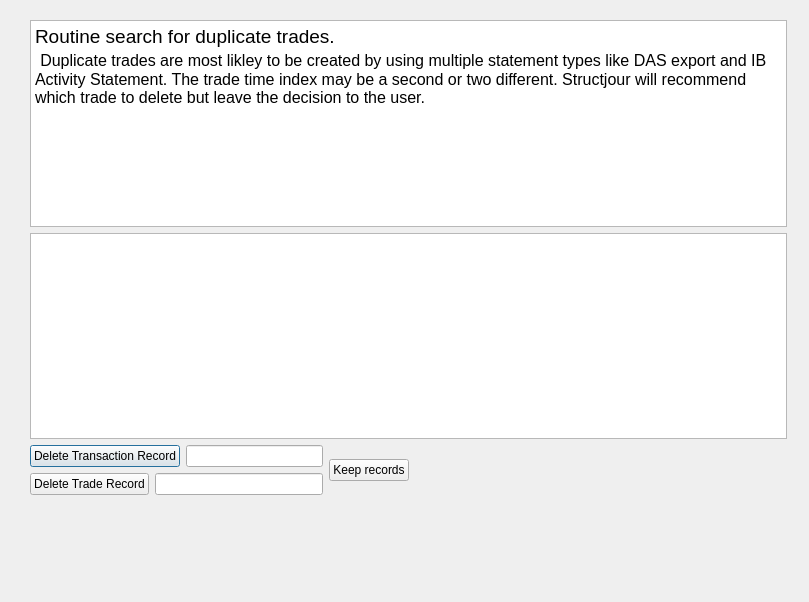
<?xml version="1.0" encoding="UTF-8"?>
<ui version="4.0">
 <class>Dialog</class>
 <widget class="QDialog" name="Dialog">
  <property name="geometry">
   <rect>
    <x>0</x>
    <y>0</y>
    <width>809</width>
    <height>602</height>
   </rect>
  </property>
  <property name="windowTitle">
   <string>Dialog</string>
  </property>
  <widget class="QWidget" name="">
   <property name="geometry">
    <rect>
     <x>30</x>
     <y>20</y>
     <width>757</width>
     <height>475</height>
    </rect>
   </property>
   <layout class="QVBoxLayout" name="verticalLayout_3">
    <item>
     <layout class="QVBoxLayout" name="verticalLayout_2">
      <item>
       <widget class="QTextBrowser" name="infoBrowser">
        <property name="html">
         <string>&lt;!DOCTYPE HTML PUBLIC &quot;-//W3C//DTD HTML 4.0//EN&quot; &quot;http://www.w3.org/TR/REC-html40/strict.dtd&quot;&gt;
&lt;html&gt;&lt;head&gt;&lt;meta name=&quot;qrichtext&quot; content=&quot;1&quot; /&gt;&lt;style type=&quot;text/css&quot;&gt;
p, li { white-space: pre-wrap; }
&lt;/style&gt;&lt;/head&gt;&lt;body style=&quot; font-family:'MS Shell Dlg 2'; font-size:7.8pt; font-weight:400; font-style:normal;&quot;&gt;
&lt;p style=&quot; margin-top:0px; margin-bottom:0px; margin-left:0px; margin-right:0px; -qt-block-indent:0; text-indent:0px;&quot;&gt;&lt;span style=&quot; font-size:14pt;&quot;&gt;Routine search for duplicate trades.&lt;/span&gt;&lt;/p&gt;
&lt;p style=&quot; margin-top:0px; margin-bottom:0px; margin-left:0px; margin-right:0px; -qt-block-indent:0; text-indent:0px;&quot;&gt;&lt;span style=&quot; font-size:14pt;&quot;&gt; &lt;/span&gt;&lt;span style=&quot; font-size:12pt;&quot;&gt;Duplicate trades are most likley to be created by using multiple statement types like DAS export and IB Activity Statement. The trade time index may be a second or two different. Structjour will recommend which trade to delete but leave the decision to the user.&lt;/span&gt;&lt;/p&gt;
&lt;p style=&quot;-qt-paragraph-type:empty; margin-top:0px; margin-bottom:0px; margin-left:0px; margin-right:0px; -qt-block-indent:0; text-indent:0px; font-size:14pt;&quot;&gt;&lt;br /&gt;&lt;/p&gt;&lt;/body&gt;&lt;/html&gt;</string>
        </property>
       </widget>
      </item>
      <item>
       <widget class="QTextBrowser" name="showDuplicate"/>
      </item>
     </layout>
    </item>
    <item>
     <layout class="QHBoxLayout" name="horizontalLayout_4">
      <item>
       <layout class="QHBoxLayout" name="horizontalLayout_3">
        <item>
         <layout class="QVBoxLayout" name="verticalLayout">
          <item>
           <layout class="QHBoxLayout" name="horizontalLayout">
            <item>
             <widget class="QPushButton" name="deleteTxBtn">
              <property name="text">
               <string>Delete Transaction Record</string>
              </property>
             </widget>
            </item>
            <item>
             <widget class="QLineEdit" name="deleteTxEdit"/>
            </item>
           </layout>
          </item>
          <item>
           <layout class="QHBoxLayout" name="horizontalLayout_2">
            <item>
             <widget class="QPushButton" name="deleteTradeBtn">
              <property name="text">
               <string>Delete Trade Record</string>
              </property>
             </widget>
            </item>
            <item>
             <widget class="QLineEdit" name="deleteTradeEdit"/>
            </item>
           </layout>
          </item>
         </layout>
        </item>
        <item>
         <widget class="QPushButton" name="keepRecordsBtn">
          <property name="text">
           <string>Keep records</string>
          </property>
         </widget>
        </item>
       </layout>
      </item>
      <item>
       <spacer name="horizontalSpacer">
        <property name="orientation">
         <enum>Qt::Horizontal</enum>
        </property>
        <property name="sizeHint" stdset="0">
         <size>
          <width>338</width>
          <height>20</height>
         </size>
        </property>
       </spacer>
      </item>
     </layout>
    </item>
   </layout>
  </widget>
 </widget>
 <resources/>
 <connections/>
</ui>
